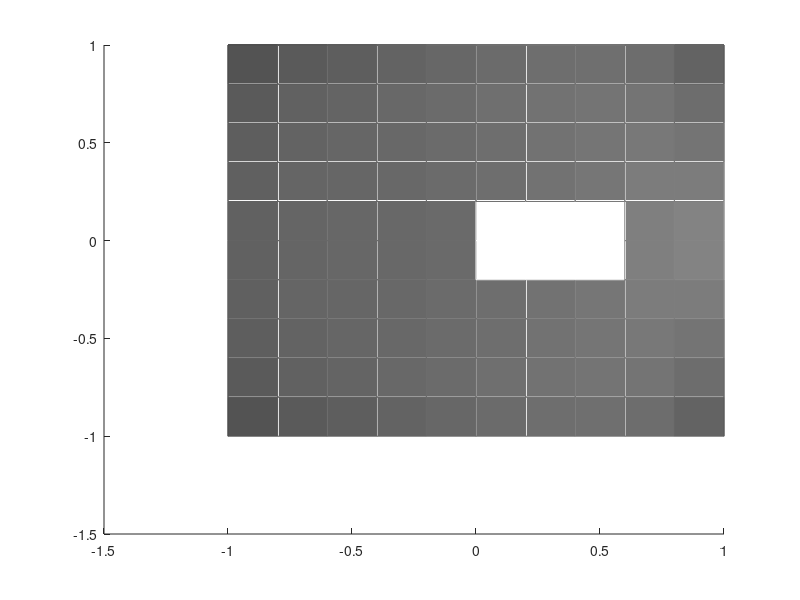

The MATLAB script that drew this image: (Note: this script raises an error after producing the figure.)
% Radiosity lighting method for a virtual room, in grayscale.
% The routine "radiosity_emptyroom_Fcomp.m" needs to be computed before
% this one. 
%
% Samuli Siltanen January 2021

%% Preliminaries

% Load precomputed stuff
disp('Loading data')
load data/F_emptyroom F n qn d Xmat Ymat Zmat 
disp('Data loaded')



%% Construct the color vector (B-vector) using the radiosity lighting model.

% Construct the right hand side Evec of the radiosity equation. Evec
% describes the contribution of emitted light in the scene. For example,
% each pixel belonging to a lamp in the virtual space causes a positive
% element in Evec.
Evec   = zeros(6*n^2,1);
indvec = repmat(logical(0),size(Evec));
indvec(n^2+[1:n^2]) = sqrt((Xmat(:,2)-.3).^2+Ymat(:,2).^2)<.3; % Ceiling lamp
% indvec(4*n^2+[1:n^2]) = ...
    ((abs(Zmat(:,5)-0)<.3)&(abs(Ymat(:,5)-0)<.1))|...
    ((abs(Zmat(:,5)-0)<.3)&(abs(Ymat(:,5)-1/2)<.1))|...
    ((abs(Zmat(:,5)-0)<.3)&(abs(Ymat(:,5)+1/2)<.1)); % Rectangular lamps in the left wall
% indvec(4*n^2+[1:n^2]) = ...
%     sqrt((Zmat(:,5)-0).^2+(Ymat(:,5)-0).^2)<.1 |...
%     sqrt((Zmat(:,5)-0).^2+(Ymat(:,5)-1/2).^2)<.1 |...
%     sqrt((Zmat(:,5)-0).^2+(Ymat(:,5)+1/2).^2)<.1; % Round lamps in the left wall
% Evec(n^2+round(n^2/2)-2) = 1;
% Evec(3*n^2+round(n^2/2)-2) = 1;
Evec(indvec) = 1;
disp('Right-hand-side constructed')

% The parameter rho adjusts the surface material (how much incoming light
% is reflected away from a patch, 0<rho<=1)
rho = .9*ones(6*n^2,1);
rho(n^2+[1:n^2]) = 1; % Bright ceiling
rho(2*n^2+[1:n^2]) = .7; % Dark floor

% Solve for color vector.
disp('Solving radiosity equation...')
tic
colorvec_orig = gmres(eye(6*n^2)-repmat(rho,1,6*n^2).*F,Evec);
disp(['Radiosity equation solved in ',num2str(toc),' seconds'])


%% Produce a still image of the scene

% Adjust the dark shades and normalize the values of the color vector 
% between 0 and 1.
threshold = 0.05;
colorvec = colorvec_orig-threshold;
colorvec = max(0,colorvec);
colorvec = colorvec/max(colorvec);

% Sigmoid correction for optimal gray levels.
betapar1 = 1;
betapar2 = 22;
colorvec  = betacdf(colorvec,betapar1,betapar2);
% figure(100)
% clf
% t = linspace(0,1,200);
% plot(t,betacdf(t,betapar1,betapar2));
% title('Grayscale adjustment curve')
% Construct grayscale color matrix by repeating the same color vector for
% red, green and blue channels.


% Construct color matrix, containing only shades of gray
colormat = [colorvec(:),colorvec(:),colorvec(:)];



% Create plot window
figure(1)
clf

% Draw all the walls consisting of n x n little squares (pixels).
% Pick the gray value of each square from the illumination vector
% calculated by the radiosity method above

% The back wall
colorind = 1;
for iii = 1:(n^2)
    p1 = patch(...
        [Xmat(iii,1)+d/2,Xmat(iii,1)+d/2,Xmat(iii,1)-d/2,Xmat(iii,1)-d/2],...
        [Ymat(iii,1),Ymat(iii,1),Ymat(iii,1),Ymat(iii,1)],...
        [Zmat(iii,1)-d/2,Zmat(iii,1)+d/2,Zmat(iii,1)+d/2,Zmat(iii,1)-d/2],...
        colormat(colorind,:));
    hold on
    % If the following line is missing, each patch will have black
    % boundaries. Here we set the boundary color to match the patch color,
    % so no boundaries are visible.
    set(p1,'EdgeColor',colormat(colorind,:))
    colorind = colorind+1;
end

% Roof
for iii = 1:(n^2)
    p1 = patch(...
        [Xmat(iii,2)+d/2,Xmat(iii,2)+d/2,Xmat(iii,2)-d/2,Xmat(iii,2)-d/2],...
        [Ymat(iii,2)-d/2,Ymat(iii,2)+d/2,Ymat(iii,2)+d/2,Ymat(iii,2)-d/2],...
        [Zmat(iii,2),Zmat(iii,2),Zmat(iii,2),Zmat(iii,2)],...
        colormat(colorind,:));
    set(p1,'EdgeColor',colormat(colorind,:))
    colorind = colorind+1;
end

% Floor
for iii = 1:(n^2)
    p1 = patch(...
        [Xmat(iii,3)+d/2,Xmat(iii,3)+d/2,Xmat(iii,3)-d/2,Xmat(iii,3)-d/2],...
        [Ymat(iii,3)-d/2,Ymat(iii,3)+d/2,Ymat(iii,3)+d/2,Ymat(iii,3)-d/2],...
        [Zmat(iii,3),Zmat(iii,3),Zmat(iii,3),Zmat(iii,3)],...
        colormat(colorind,:));
    set(p1,'EdgeColor',colormat(colorind,:))
    colorind = colorind+1;
end

% Right-hand-side wall
for iii = 1:(n^2)
    p1 = patch(...
        [Xmat(iii,4),Xmat(iii,4),Xmat(iii,4),Xmat(iii,4)],...
        [Ymat(iii,4)+d/2,Ymat(iii,4)+d/2,Ymat(iii,4)-d/2,Ymat(iii,4)-d/2],...
        [Zmat(iii,4)-d/2,Zmat(iii,4)+d/2,Zmat(iii,4)+d/2,Zmat(iii,4)-d/2],...
        colormat(colorind,:));
    set(p1,'EdgeColor',colormat(colorind,:))
    colorind = colorind+1;
end

% Left-hand-side wall
for iii = 1:(n^2)
    p1 = patch(...
        [Xmat(iii,5),Xmat(iii,5),Xmat(iii,5),Xmat(iii,5)],...
        [Ymat(iii,5)+d/2,Ymat(iii,5)+d/2,Ymat(iii,5)-d/2,Ymat(iii,5)-d/2],...
        [Zmat(iii,5)-d/2,Zmat(iii,5)+d/2,Zmat(iii,5)+d/2,Zmat(iii,5)-d/2],...
        colormat(colorind,:));
    set(p1,'EdgeColor',colormat(colorind,:))
    colorind = colorind+1;
end

% Camera settings
camproj('perspective')
set(gca,'CameraPosition',[-.2 -3 -.30],'CameraTarget',[0 0 .1],'CameraViewAngle',50)

% Axis settings
axis equal
axis off
drawnow






